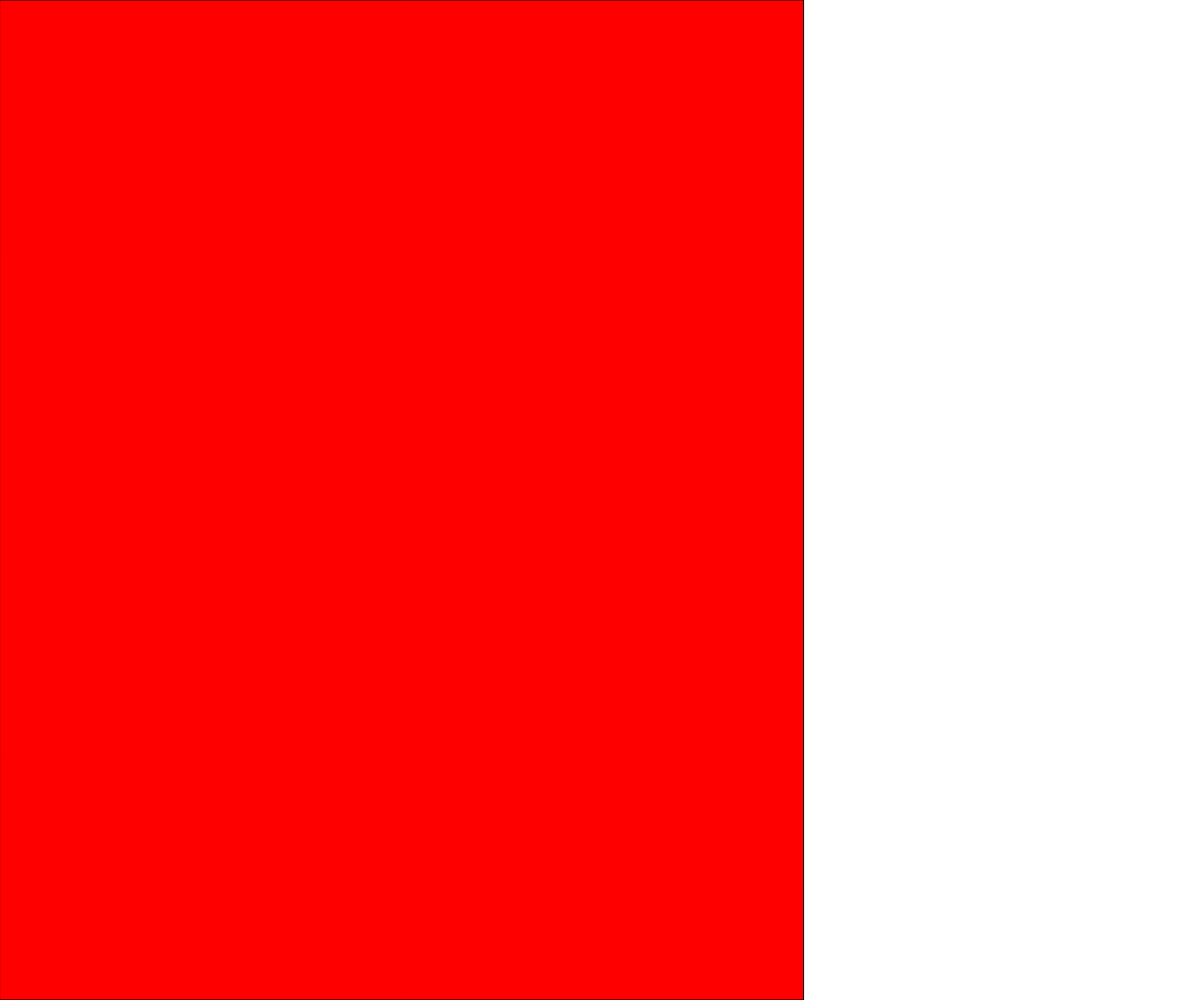
Frame 1 (no input)
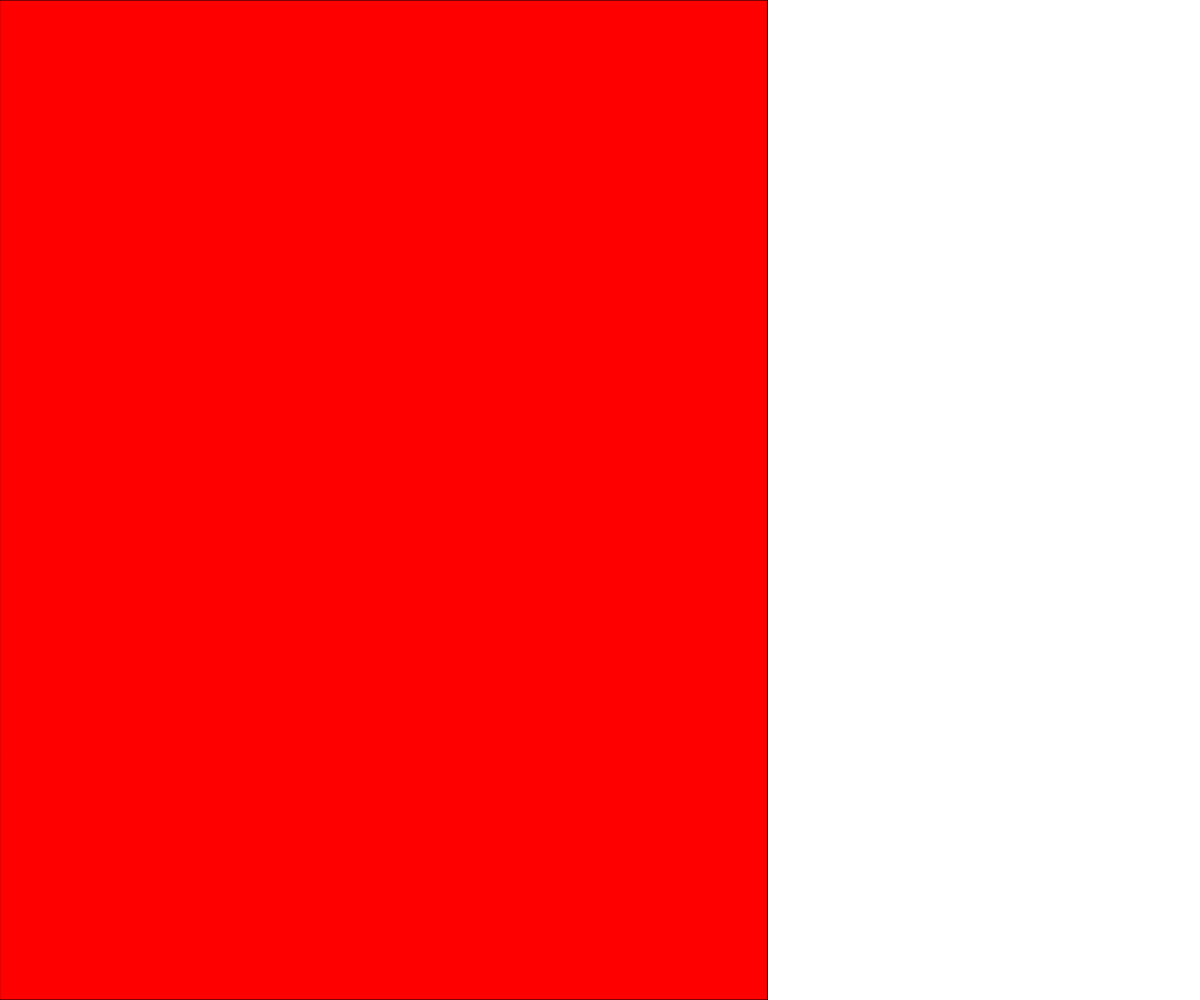
Frame 60 (no input)
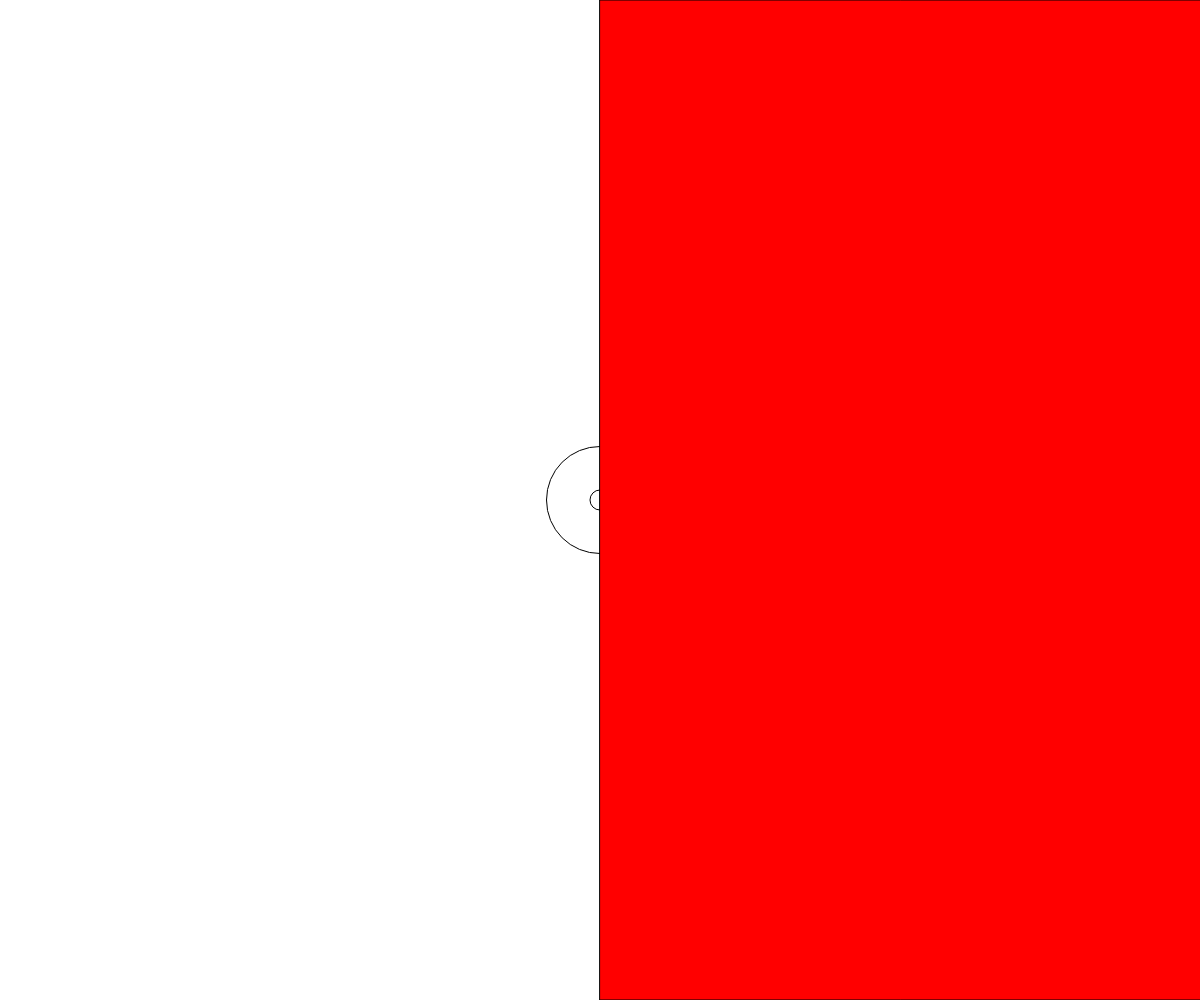
Frame 120 (the mouse pressed at the canvas centre since frame 60)

The p5.js sketch that drew these frames (run headless with seeded random() and noise() and a simulated clock; from frame 60 on, the mouse is pressed at the canvas centre):

// p5.js sketch
// ── sketch.js
/*function setup() {
  createCanvas(windowWidth, windowHeight);
  noCursor();
}

function draw() {
  background(255);
  var x;
  var y;
  x = map(mouseX,0,width,0,255);
  y = map(mouseY,0,height,0,255);
  fill(x,255-x,y);
  ellipse(mouseX,mouseY,20,20);
  textSize(50);
  stroke(0);
  text("케이트",20,50);
}
*/
var mX = 0;
var mY = 0;
var a = 2;
var grow = false;
var rate = 5;
var num = 0;
var n = 0;

function setup() {
  createCanvas(windowWidth, windowHeight);
  noCursor();

}

function draw() {
  n+=.001;
  background(255);
  /*var x;
  var y;
  x = map(mouseX,0,width,0,255);
  y = map(mouseY,0,height,0,255);*/
  noFill();
  ellipse(mouseX, mouseY, 20, 20);
  mX = mouseX;
  mY = mouseY;
  ellipse(mX, mY, a, a);
  if (grow === true) {
    a += rate;
    if (a >= 200) {
      rate = -rate;
    }
    if (a <= 5) {
      rate = abs(rate);
    }
  }
  
  num = noise(n)*width;
  fill(255,0,0);
  rect(mouseX,0,num,height);
}

function mousePressed() {
  if (grow === false) {
    grow = true;
  } else {
    grow = false;
  }
}
